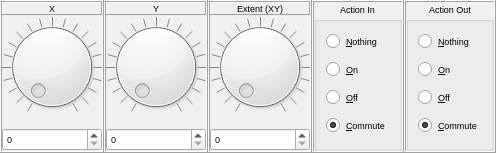
       <widget class="QFrame" name="frame_knobs">
        <property name="sizePolicy">
         <sizepolicy hsizetype="Preferred" vsizetype="Preferred">
          <horstretch>0</horstretch>
          <verstretch>0</verstretch>
         </sizepolicy>
        </property>
        <property name="frameShape">
         <enum>QFrame::NoFrame</enum>
        </property>
        <property name="frameShadow">
         <enum>QFrame::Raised</enum>
        </property>
        <layout class="QHBoxLayout" name="horizontalLayout">
         <property name="spacing">
          <number>0</number>
         </property>
         <property name="leftMargin">
          <number>0</number>
         </property>
         <property name="topMargin">
          <number>0</number>
         </property>
         <property name="rightMargin">
          <number>0</number>
         </property>
         <property name="bottomMargin">
          <number>0</number>
         </property>
         <item>
          <widget class="QFrame" name="frame_X">
           <property name="sizePolicy">
            <sizepolicy hsizetype="Preferred" vsizetype="Preferred">
             <horstretch>0</horstretch>
             <verstretch>0</verstretch>
            </sizepolicy>
           </property>
           <property name="minimumSize">
            <size>
             <width>50</width>
             <height>100</height>
            </size>
           </property>
           <property name="frameShape">
            <enum>QFrame::Box</enum>
           </property>
           <property name="frameShadow">
            <enum>QFrame::Raised</enum>
           </property>
           <layout class="QVBoxLayout" name="verticalLayout_33">
            <property name="spacing">
             <number>2</number>
            </property>
            <property name="sizeConstraint">
             <enum>QLayout::SetMaximumSize</enum>
            </property>
            <property name="leftMargin">
             <number>0</number>
            </property>
            <property name="topMargin">
             <number>0</number>
            </property>
            <property name="rightMargin">
             <number>0</number>
            </property>
            <property name="bottomMargin">
             <number>0</number>
            </property>
            <item>
             <widget class="QFrame" name="frame_Label_X">
              <property name="frameShape">
               <enum>QFrame::NoFrame</enum>
              </property>
              <property name="frameShadow">
               <enum>QFrame::Raised</enum>
              </property>
              <layout class="QVBoxLayout" name="verticalLayout_34">
               <property name="leftMargin">
                <number>0</number>
               </property>
               <property name="topMargin">
                <number>0</number>
               </property>
               <property name="rightMargin">
                <number>0</number>
               </property>
               <property name="bottomMargin">
                <number>0</number>
               </property>
               <item>
                <widget class="QLabel" name="label_X">
                 <property name="font">
                  <font>
                   <pointsize>7</pointsize>
                  </font>
                 </property>
                 <property name="autoFillBackground">
                  <bool>false</bool>
                 </property>
                 <property name="frameShape">
                  <enum>QFrame::Panel</enum>
                 </property>
                 <property name="frameShadow">
                  <enum>QFrame::Raised</enum>
                 </property>
                 <property name="text">
                  <string>X</string>
                 </property>
                 <property name="alignment">
                  <set>Qt::AlignCenter</set>
                 </property>
                </widget>
               </item>
              </layout>
             </widget>
            </item>
            <item>
             <widget class="QFrame" name="frame_Dial_X">
              <property name="sizePolicy">
               <sizepolicy hsizetype="Preferred" vsizetype="Preferred">
                <horstretch>0</horstretch>
                <verstretch>0</verstretch>
               </sizepolicy>
              </property>
              <property name="frameShape">
               <enum>QFrame::NoFrame</enum>
              </property>
              <property name="frameShadow">
               <enum>QFrame::Raised</enum>
              </property>
              <layout class="QVBoxLayout" name="verticalLayout_35">
               <property name="leftMargin">
                <number>0</number>
               </property>
               <property name="topMargin">
                <number>0</number>
               </property>
               <property name="rightMargin">
                <number>0</number>
               </property>
               <item>
                <widget class="QDial" name="dial_X">
                 <property name="enabled">
                  <bool>true</bool>
                 </property>
                 <property name="sizePolicy">
                  <sizepolicy hsizetype="Preferred" vsizetype="Preferred">
                   <horstretch>0</horstretch>
                   <verstretch>0</verstretch>
                  </sizepolicy>
                 </property>
                 <property name="cursor">
                  <cursorShape>OpenHandCursor</cursorShape>
                 </property>
                 <property name="minimum">
                  <number>0</number>
                 </property>
                 <property name="maximum">
                  <number>2000</number>
                 </property>
                 <property name="singleStep">
                  <number>1</number>
                 </property>
                 <property name="pageStep">
                  <number>10</number>
                 </property>
                 <property name="value">
                  <number>0</number>
                 </property>
                 <property name="tracking">
                  <bool>true</bool>
                 </property>
                 <property name="orientation">
                  <enum>Qt::Horizontal</enum>
                 </property>
                 <property name="invertedAppearance">
                  <bool>false</bool>
                 </property>
                 <property name="invertedControls">
                  <bool>false</bool>
                 </property>
                 <property name="wrapping">
                  <bool>false</bool>
                 </property>
                 <property name="notchTarget">
                  <double>50.000000000000000</double>
                 </property>
                 <property name="notchesVisible">
                  <bool>true</bool>
                 </property>
                </widget>
               </item>
              </layout>
             </widget>
            </item>
            <item>
             <widget class="QDoubleSpinBox" name="doubleSpinBox_X">
              <property name="enabled">
               <bool>true</bool>
              </property>
              <property name="sizePolicy">
               <sizepolicy hsizetype="Preferred" vsizetype="Preferred">
                <horstretch>0</horstretch>
                <verstretch>0</verstretch>
               </sizepolicy>
              </property>
              <property name="font">
               <font>
                <pointsize>7</pointsize>
               </font>
              </property>
              <property name="wrapping">
               <bool>false</bool>
              </property>
              <property name="frame">
               <bool>true</bool>
              </property>
              <property name="buttonSymbols">
               <enum>QAbstractSpinBox::UpDownArrows</enum>
              </property>
              <property name="accelerated">
               <bool>true</bool>
              </property>
              <property name="keyboardTracking">
               <bool>true</bool>
              </property>
              <property name="showGroupSeparator" stdset="0">
               <bool>false</bool>
              </property>
              <property name="decimals">
               <number>0</number>
              </property>
              <property name="minimum">
               <double>0.000000000000000</double>
              </property>
              <property name="maximum">
               <double>2000.000000000000000</double>
              </property>
              <property name="singleStep">
               <double>1.000000000000000</double>
              </property>
              <property name="value">
               <double>0.000000000000000</double>
              </property>
             </widget>
            </item>
           </layout>
          </widget>
         </item>
         <item>
          <widget class="QFrame" name="frame_Y">
           <property name="sizePolicy">
            <sizepolicy hsizetype="Preferred" vsizetype="Preferred">
             <horstretch>0</horstretch>
             <verstretch>0</verstretch>
            </sizepolicy>
           </property>
           <property name="minimumSize">
            <size>
             <width>50</width>
             <height>100</height>
            </size>
           </property>
           <property name="frameShape">
            <enum>QFrame::Box</enum>
           </property>
           <property name="frameShadow">
            <enum>QFrame::Raised</enum>
           </property>
           <layout class="QVBoxLayout" name="verticalLayout_36">
            <property name="spacing">
             <number>2</number>
            </property>
            <property name="sizeConstraint">
             <enum>QLayout::SetMaximumSize</enum>
            </property>
            <property name="leftMargin">
             <number>0</number>
            </property>
            <property name="topMargin">
             <number>0</number>
            </property>
            <property name="rightMargin">
             <number>0</number>
            </property>
            <property name="bottomMargin">
             <number>0</number>
            </property>
            <item>
             <widget class="QFrame" name="frame_Label_Y">
              <property name="frameShape">
               <enum>QFrame::NoFrame</enum>
              </property>
              <property name="frameShadow">
               <enum>QFrame::Raised</enum>
              </property>
              <layout class="QVBoxLayout" name="verticalLayout_37">
               <property name="leftMargin">
                <number>0</number>
               </property>
               <property name="topMargin">
                <number>0</number>
               </property>
               <property name="rightMargin">
                <number>0</number>
               </property>
               <property name="bottomMargin">
                <number>0</number>
               </property>
               <item>
                <widget class="QLabel" name="label_Y">
                 <property name="font">
                  <font>
                   <pointsize>7</pointsize>
                  </font>
                 </property>
                 <property name="autoFillBackground">
                  <bool>false</bool>
                 </property>
                 <property name="frameShape">
                  <enum>QFrame::Panel</enum>
                 </property>
                 <property name="frameShadow">
                  <enum>QFrame::Raised</enum>
                 </property>
                 <property name="text">
                  <string>Y</string>
                 </property>
                 <property name="alignment">
                  <set>Qt::AlignCenter</set>
                 </property>
                </widget>
               </item>
              </layout>
             </widget>
            </item>
            <item>
             <widget class="QFrame" name="frame_Dial_Y">
              <property name="sizePolicy">
               <sizepolicy hsizetype="Preferred" vsizetype="Preferred">
                <horstretch>0</horstretch>
                <verstretch>0</verstretch>
               </sizepolicy>
              </property>
              <property name="frameShape">
               <enum>QFrame::NoFrame</enum>
              </property>
              <property name="frameShadow">
               <enum>QFrame::Raised</enum>
              </property>
              <layout class="QVBoxLayout" name="verticalLayout_38">
               <property name="leftMargin">
                <number>0</number>
               </property>
               <property name="topMargin">
                <number>0</number>
               </property>
               <property name="rightMargin">
                <number>0</number>
               </property>
               <item>
                <widget class="QDial" name="dial_Y">
                 <property name="sizePolicy">
                  <sizepolicy hsizetype="Preferred" vsizetype="Preferred">
                   <horstretch>0</horstretch>
                   <verstretch>0</verstretch>
                  </sizepolicy>
                 </property>
                 <property name="cursor">
                  <cursorShape>OpenHandCursor</cursorShape>
                 </property>
                 <property name="minimum">
                  <number>0</number>
                 </property>
                 <property name="maximum">
                  <number>2000</number>
                 </property>
                 <property name="singleStep">
                  <number>1</number>
                 </property>
                 <property name="pageStep">
                  <number>10</number>
                 </property>
                 <property name="value">
                  <number>0</number>
                 </property>
                 <property name="tracking">
                  <bool>true</bool>
                 </property>
                 <property name="orientation">
                  <enum>Qt::Horizontal</enum>
                 </property>
                 <property name="invertedAppearance">
                  <bool>false</bool>
                 </property>
                 <property name="invertedControls">
                  <bool>false</bool>
                 </property>
                 <property name="wrapping">
                  <bool>false</bool>
                 </property>
                 <property name="notchTarget">
                  <double>50.000000000000000</double>
                 </property>
                 <property name="notchesVisible">
                  <bool>true</bool>
                 </property>
                </widget>
               </item>
              </layout>
             </widget>
            </item>
            <item>
             <widget class="QDoubleSpinBox" name="doubleSpinBox_Y">
              <property name="sizePolicy">
               <sizepolicy hsizetype="Preferred" vsizetype="Preferred">
                <horstretch>0</horstretch>
                <verstretch>0</verstretch>
               </sizepolicy>
              </property>
              <property name="font">
               <font>
                <pointsize>7</pointsize>
               </font>
              </property>
              <property name="wrapping">
               <bool>false</bool>
              </property>
              <property name="frame">
               <bool>true</bool>
              </property>
              <property name="buttonSymbols">
               <enum>QAbstractSpinBox::UpDownArrows</enum>
              </property>
              <property name="accelerated">
               <bool>true</bool>
              </property>
              <property name="keyboardTracking">
               <bool>true</bool>
              </property>
              <property name="showGroupSeparator" stdset="0">
               <bool>false</bool>
              </property>
              <property name="decimals">
               <number>0</number>
              </property>
              <property name="minimum">
               <double>0.000000000000000</double>
              </property>
              <property name="maximum">
               <double>2000.000000000000000</double>
              </property>
              <property name="singleStep">
               <double>1.000000000000000</double>
              </property>
              <property name="value">
               <double>0.000000000000000</double>
              </property>
             </widget>
            </item>
           </layout>
          </widget>
         </item>
         <item>
          <widget class="QFrame" name="frame_Extent">
           <property name="sizePolicy">
            <sizepolicy hsizetype="Preferred" vsizetype="Preferred">
             <horstretch>0</horstretch>
             <verstretch>0</verstretch>
            </sizepolicy>
           </property>
           <property name="minimumSize">
            <size>
             <width>50</width>
             <height>100</height>
            </size>
           </property>
           <property name="frameShape">
            <enum>QFrame::Box</enum>
           </property>
           <property name="frameShadow">
            <enum>QFrame::Raised</enum>
           </property>
           <layout class="QVBoxLayout" name="verticalLayout_30">
            <property name="spacing">
             <number>2</number>
            </property>
            <property name="sizeConstraint">
             <enum>QLayout::SetMaximumSize</enum>
            </property>
            <property name="leftMargin">
             <number>0</number>
            </property>
            <property name="topMargin">
             <number>0</number>
            </property>
            <property name="rightMargin">
             <number>0</number>
            </property>
            <property name="bottomMargin">
             <number>0</number>
            </property>
            <item>
             <widget class="QFrame" name="frame_Label_Extent">
              <property name="frameShape">
               <enum>QFrame::NoFrame</enum>
              </property>
              <property name="frameShadow">
               <enum>QFrame::Raised</enum>
              </property>
              <layout class="QVBoxLayout" name="verticalLayout_31">
               <property name="leftMargin">
                <number>0</number>
               </property>
               <property name="topMargin">
                <number>0</number>
               </property>
               <property name="rightMargin">
                <number>0</number>
               </property>
               <property name="bottomMargin">
                <number>0</number>
               </property>
               <item>
                <widget class="QLabel" name="label_Extent">
                 <property name="font">
                  <font>
                   <pointsize>7</pointsize>
                  </font>
                 </property>
                 <property name="autoFillBackground">
                  <bool>false</bool>
                 </property>
                 <property name="frameShape">
                  <enum>QFrame::Panel</enum>
                 </property>
                 <property name="frameShadow">
                  <enum>QFrame::Raised</enum>
                 </property>
                 <property name="text">
                  <string>Extent (XY)</string>
                 </property>
                 <property name="alignment">
                  <set>Qt::AlignCenter</set>
                 </property>
                </widget>
               </item>
              </layout>
             </widget>
            </item>
            <item>
             <widget class="QFrame" name="frame_Dial_Extent">
              <property name="sizePolicy">
               <sizepolicy hsizetype="Preferred" vsizetype="Preferred">
                <horstretch>0</horstretch>
                <verstretch>0</verstretch>
               </sizepolicy>
              </property>
              <property name="frameShape">
               <enum>QFrame::NoFrame</enum>
              </property>
              <property name="frameShadow">
               <enum>QFrame::Raised</enum>
              </property>
              <layout class="QVBoxLayout" name="verticalLayout_32">
               <property name="leftMargin">
                <number>0</number>
               </property>
               <property name="topMargin">
                <number>0</number>
               </property>
               <property name="rightMargin">
                <number>0</number>
               </property>
               <item>
                <widget class="QDial" name="dial_Extent">
                 <property name="sizePolicy">
                  <sizepolicy hsizetype="Preferred" vsizetype="Preferred">
                   <horstretch>0</horstretch>
                   <verstretch>0</verstretch>
                  </sizepolicy>
                 </property>
                 <property name="cursor">
                  <cursorShape>OpenHandCursor</cursorShape>
                 </property>
                 <property name="minimum">
                  <number>0</number>
                 </property>
                 <property name="maximum">
                  <number>2000</number>
                 </property>
                 <property name="singleStep">
                  <number>1</number>
                 </property>
                 <property name="pageStep">
                  <number>10</number>
                 </property>
                 <property name="value">
                  <number>0</number>
                 </property>
                 <property name="tracking">
                  <bool>true</bool>
                 </property>
                 <property name="orientation">
                  <enum>Qt::Horizontal</enum>
                 </property>
                 <property name="invertedAppearance">
                  <bool>false</bool>
                 </property>
                 <property name="invertedControls">
                  <bool>false</bool>
                 </property>
                 <property name="wrapping">
                  <bool>false</bool>
                 </property>
                 <property name="notchTarget">
                  <double>50.000000000000000</double>
                 </property>
                 <property name="notchesVisible">
                  <bool>true</bool>
                 </property>
                </widget>
               </item>
              </layout>
             </widget>
            </item>
            <item>
             <widget class="QDoubleSpinBox" name="doubleSpinBox_Extent">
              <property name="sizePolicy">
               <sizepolicy hsizetype="Preferred" vsizetype="Preferred">
                <horstretch>0</horstretch>
                <verstretch>0</verstretch>
               </sizepolicy>
              </property>
              <property name="font">
               <font>
                <pointsize>7</pointsize>
               </font>
              </property>
              <property name="wrapping">
               <bool>false</bool>
              </property>
              <property name="frame">
               <bool>true</bool>
              </property>
              <property name="buttonSymbols">
               <enum>QAbstractSpinBox::UpDownArrows</enum>
              </property>
              <property name="accelerated">
               <bool>true</bool>
              </property>
              <property name="keyboardTracking">
               <bool>true</bool>
              </property>
              <property name="showGroupSeparator" stdset="0">
               <bool>false</bool>
              </property>
              <property name="decimals">
               <number>0</number>
              </property>
              <property name="minimum">
               <double>0.000000000000000</double>
              </property>
              <property name="maximum">
               <double>2000.000000000000000</double>
              </property>
              <property name="singleStep">
               <double>1.000000000000000</double>
              </property>
              <property name="value">
               <double>0.000000000000000</double>
              </property>
             </widget>
            </item>
           </layout>
          </widget>
         </item>
         <item>
          <widget class="QFrame" name="frame_In">
           <property name="sizePolicy">
            <sizepolicy hsizetype="Minimum" vsizetype="Minimum">
             <horstretch>0</horstretch>
             <verstretch>0</verstretch>
            </sizepolicy>
           </property>
           <property name="frameShape">
            <enum>QFrame::Box</enum>
           </property>
           <property name="frameShadow">
            <enum>QFrame::Raised</enum>
           </property>
           <layout class="QVBoxLayout" name="verticalLayout_11">
            <property name="spacing">
             <number>0</number>
            </property>
            <property name="leftMargin">
             <number>0</number>
            </property>
            <property name="topMargin">
             <number>0</number>
            </property>
            <property name="rightMargin">
             <number>0</number>
            </property>
            <property name="bottomMargin">
             <number>0</number>
            </property>
            <item>
             <widget class="QGroupBox" name="groupBox_In">
              <property name="enabled">
               <bool>true</bool>
              </property>
              <property name="sizePolicy">
               <sizepolicy hsizetype="Preferred" vsizetype="Expanding">
                <horstretch>0</horstretch>
                <verstretch>0</verstretch>
               </sizepolicy>
              </property>
              <property name="font">
               <font>
                <pointsize>7</pointsize>
               </font>
              </property>
              <property name="title">
               <string>Action In</string>
              </property>
              <property name="alignment">
               <set>Qt::AlignCenter</set>
              </property>
              <layout class="QVBoxLayout" name="verticalLayout_2">
               <item>
                <widget class="QRadioButton" name="radioButton_In_Nothing">
                 <property name="text">
                  <string>&amp;Nothing</string>
                 </property>
                </widget>
               </item>
               <item>
                <widget class="QRadioButton" name="radioButton_In_On">
                 <property name="text">
                  <string>&amp;On</string>
                 </property>
                 <property name="autoExclusive">
                  <bool>true</bool>
                 </property>
                </widget>
               </item>
               <item>
                <widget class="QRadioButton" name="radioButton_In_Off">
                 <property name="text">
                  <string>&amp;Off</string>
                 </property>
                 <property name="checked">
                  <bool>false</bool>
                 </property>
                 <property name="autoExclusive">
                  <bool>true</bool>
                 </property>
                </widget>
               </item>
               <item>
                <widget class="QRadioButton" name="radioButton_In_Commute">
                 <property name="text">
                  <string>&amp;Commute</string>
                 </property>
                 <property name="checked">
                  <bool>true</bool>
                 </property>
                 <property name="autoExclusive">
                  <bool>true</bool>
                 </property>
                </widget>
               </item>
              </layout>
             </widget>
            </item>
           </layout>
          </widget>
         </item>
         <item>
          <widget class="QFrame" name="frame_Out">
           <property name="sizePolicy">
            <sizepolicy hsizetype="Minimum" vsizetype="Minimum">
             <horstretch>0</horstretch>
             <verstretch>0</verstretch>
            </sizepolicy>
           </property>
           <property name="frameShape">
            <enum>QFrame::Box</enum>
           </property>
           <property name="frameShadow">
            <enum>QFrame::Raised</enum>
           </property>
           <layout class="QVBoxLayout" name="verticalLayout_12">
            <property name="spacing">
             <number>0</number>
            </property>
            <property name="leftMargin">
             <number>0</number>
            </property>
            <property name="topMargin">
             <number>0</number>
            </property>
            <property name="rightMargin">
             <number>0</number>
            </property>
            <property name="bottomMargin">
             <number>0</number>
            </property>
            <item>
             <widget class="QGroupBox" name="groupBox_Out">
              <property name="enabled">
               <bool>true</bool>
              </property>
              <property name="sizePolicy">
               <sizepolicy hsizetype="Preferred" vsizetype="Expanding">
                <horstretch>0</horstretch>
                <verstretch>0</verstretch>
               </sizepolicy>
              </property>
              <property name="font">
               <font>
                <pointsize>7</pointsize>
               </font>
              </property>
              <property name="title">
               <string>Action Out</string>
              </property>
              <property name="alignment">
               <set>Qt::AlignCenter</set>
              </property>
              <layout class="QVBoxLayout" name="verticalLayout_3">
               <item>
                <widget class="QRadioButton" name="radioButton_Out_Nothing">
                 <property name="text">
                  <string>&amp;Nothing</string>
                 </property>
                </widget>
               </item>
               <item>
                <widget class="QRadioButton" name="radioButton_Out_On">
                 <property name="text">
                  <string>&amp;On</string>
                 </property>
                 <property name="autoExclusive">
                  <bool>true</bool>
                 </property>
                </widget>
               </item>
               <item>
                <widget class="QRadioButton" name="radioButton_Out_Off">
                 <property name="text">
                  <string>&amp;Off</string>
                 </property>
                 <property name="checked">
                  <bool>false</bool>
                 </property>
                 <property name="autoExclusive">
                  <bool>true</bool>
                 </property>
                </widget>
               </item>
               <item>
                <widget class="QRadioButton" name="radioButton_Out_Commute">
                 <property name="text">
                  <string>&amp;Commute</string>
                 </property>
                 <property name="checked">
                  <bool>true</bool>
                 </property>
                 <property name="autoExclusive">
                  <bool>true</bool>
                 </property>
                </widget>
               </item>
              </layout>
             </widget>
            </item>
           </layout>
          </widget>
         </item>
        </layout>
       </widget>
